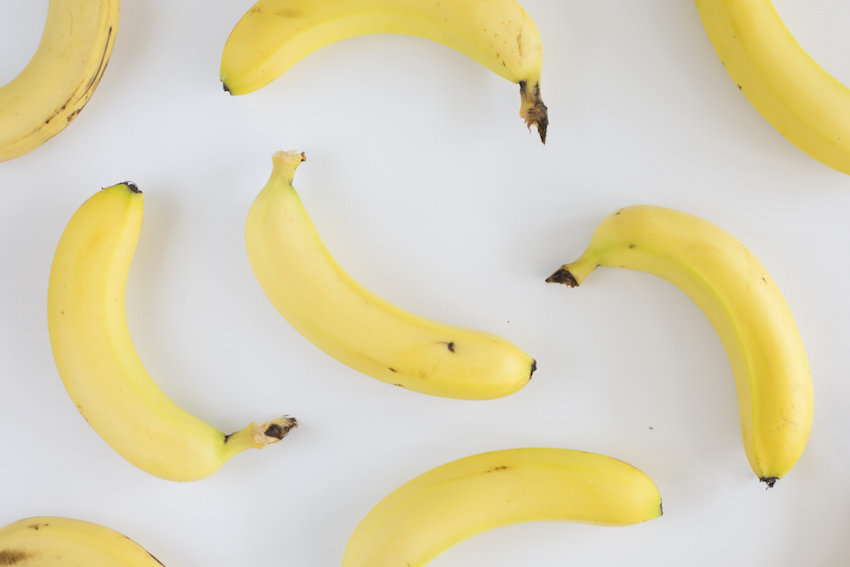
%> input picture images/banana13.jpg, 850 x 567 px
$ octave banana_finder.m   (GNU Octave 9; MATLAB toolbox functions it lacks are replaced by stand-ins)
%> lines starting %> are read from the running program, lines starting %| are printed output that depends on the picture; in (x1, y1, x2, y2) boxes, pixels count from 0 and x2, y2 are one past the last pixel; in counts of white or black regions, pixels touching at a corner belong together; the program's own positions count from 1
clear all
fontSize = 9;

% Read the image file as RGB
pic = imread('images/banana13.jpg');
%> pic is the input picture: size 567x850x3 uint8; mean R, G, B 219.6, 212, 180.5
% Calculate the number of pixels to correct erode and dilation kernel sizes
[num_pixels_1, num_pixels_2, xxx] = size(pic);
%> num_pixels_1 = 567; num_pixels_2 = 850; xxx = 3
num_pixels = (num_pixels_1 * num_pixels_2);
%> num_pixels = 481950
coeff = sqrt(num_pixels/250000);
%> coeff = 1.39

% Convert the image to hsv
pic_gray = rgb2gray(pic);
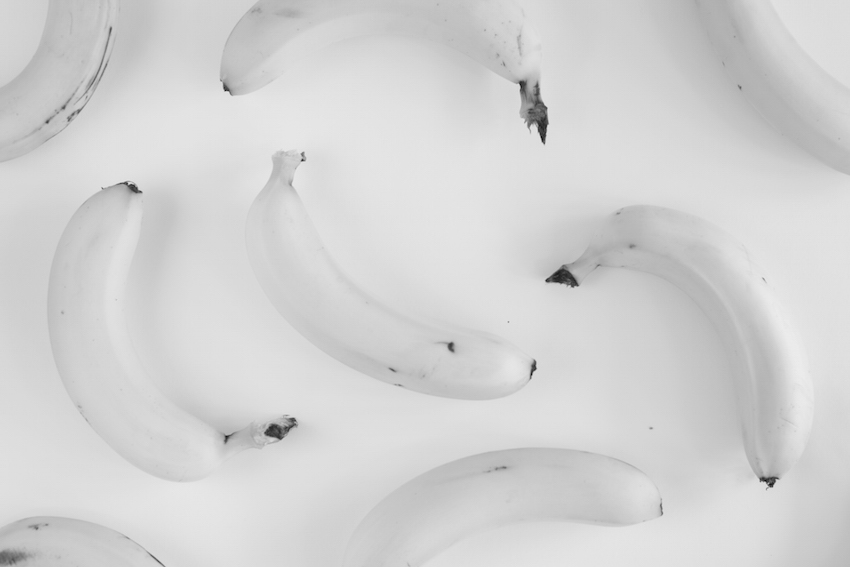
%> pic_gray: size 567x850 uint8; min 7, max 237, mean 210.6
pic_hsv = rgb2hsv(pic);
%> pic_hsv: size 567x850x3 double; mean H, S, V 0.287, 0.186, 0.866
h_pic = pic_hsv(:,:,1);
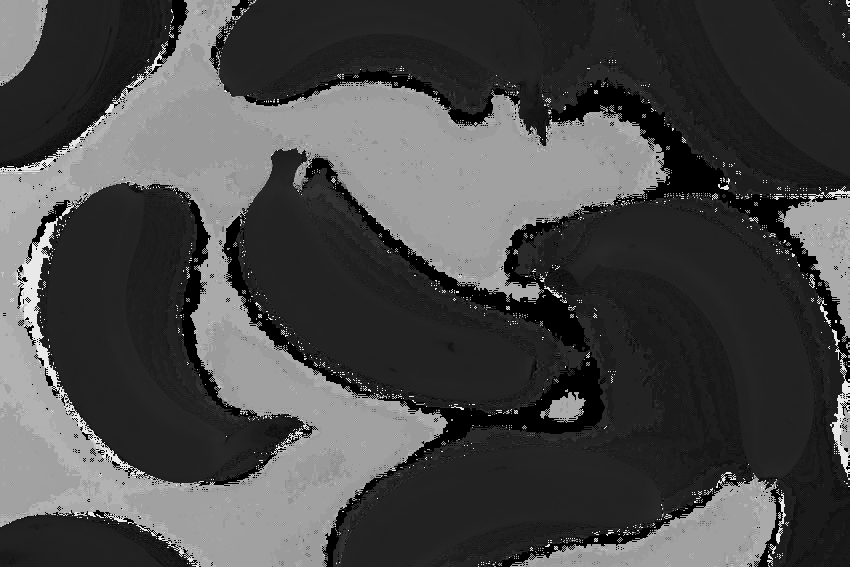
%> h_pic: size 567x850 double; min 0, max 0.997, mean 0.287
s_pic = pic_hsv(:,:,2);
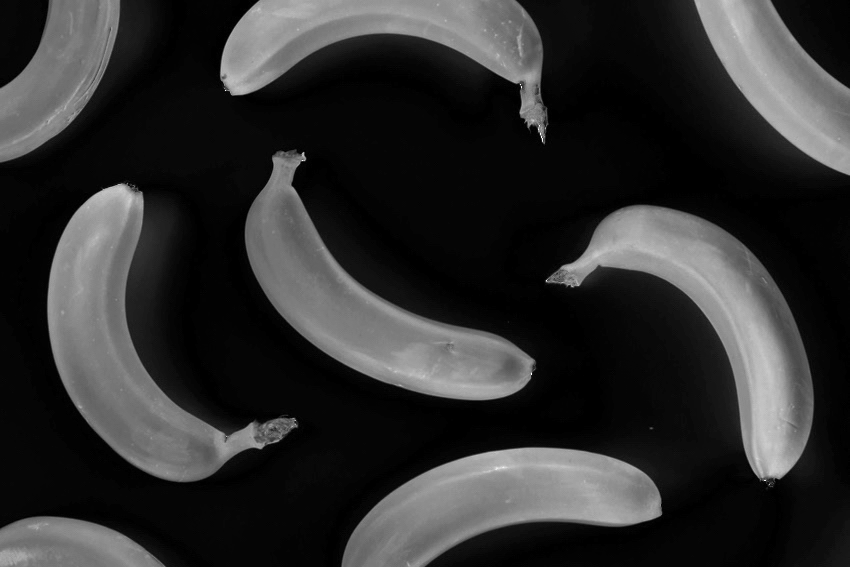
%> s_pic: size 567x850 double; min 0, max 1, mean 0.186
v_pic = pic_hsv(:,:,3);
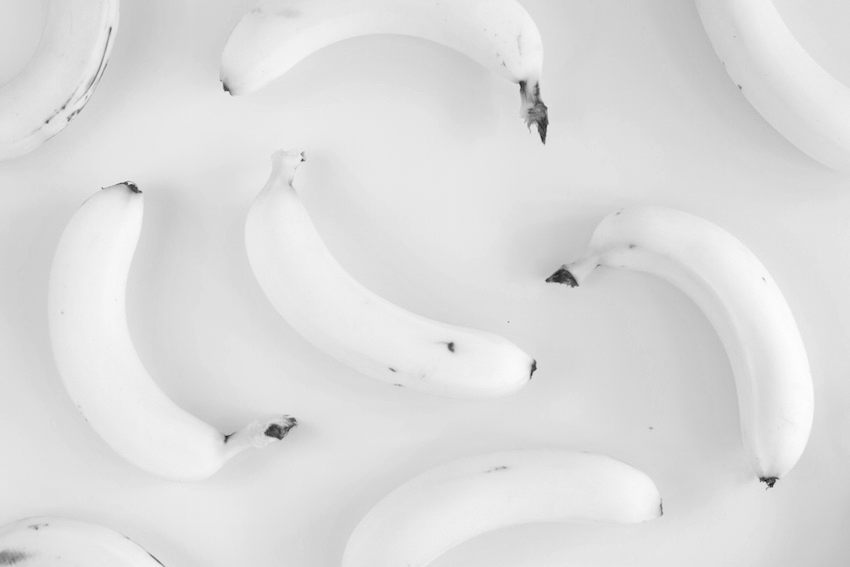
%> v_pic: size 567x850 double; min 0.0745, max 0.996, mean 0.866

% Define the thresholds that define the color yellow
% Those are larger than what is strictily defined as yellow so as to not
% risk missing any pixel. A second mask is applied later on to remove any
% other colors.
hueThresholdLow = 0.10;
hueThresholdHigh = 0.14;
saturationThresholdLow = 0.4;
saturationThresholdHigh = 1;
valueThresholdLow = 0.6;
valueThresholdHigh = 1.0;

% Define the size of the smallest acceptable area.
% Smaller areas will be removed.
smallestAcceptableArea=round(1000*coeff);
%> smallestAcceptableArea = 1388

% Define a mask for each hsv component with the thresholds.
hueMask = (h_pic >= hueThresholdLow) & (h_pic <= hueThresholdHigh);
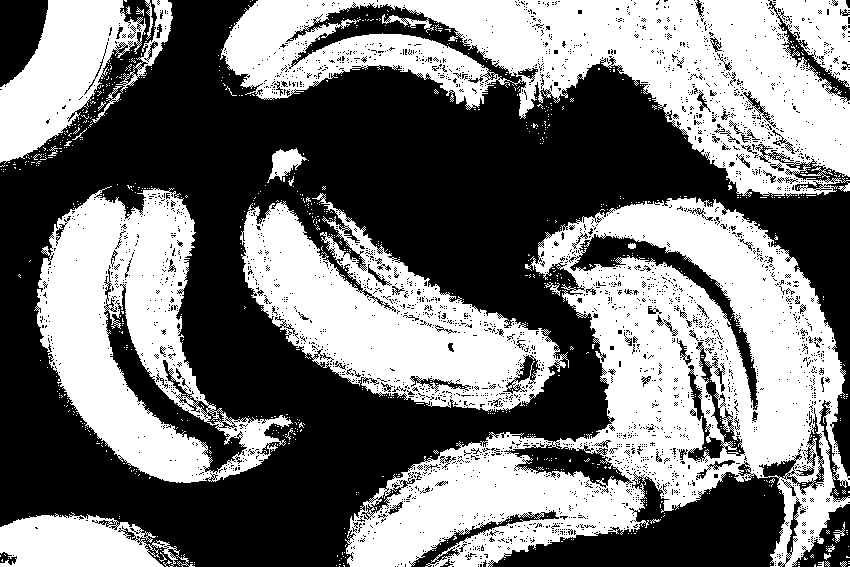
%> hueMask: size 567x850 logical; 46.8% white; 857 white regions (831 under 20 px), largest, box (x1, y1, x2, y2) and area: (345, 197, 850, 567) 78960, (220, 0, 850, 198) 58655, (34, 186, 293, 483) 32995
saturationMask = (s_pic >= saturationThresholdLow) & (s_pic <= saturationThresholdHigh);
%> saturationMask: size 567x850 logical; 28.9% white; 66 white regions (53 under 20 px), largest, box (x1, y1, x2, y2) and area: (48, 184, 269, 481) 24593, (246, 152, 535, 400) 22748, (342, 448, 662, 567) 22046
valueMask = (v_pic >= valueThresholdLow) & (v_pic <= valueThresholdHigh);
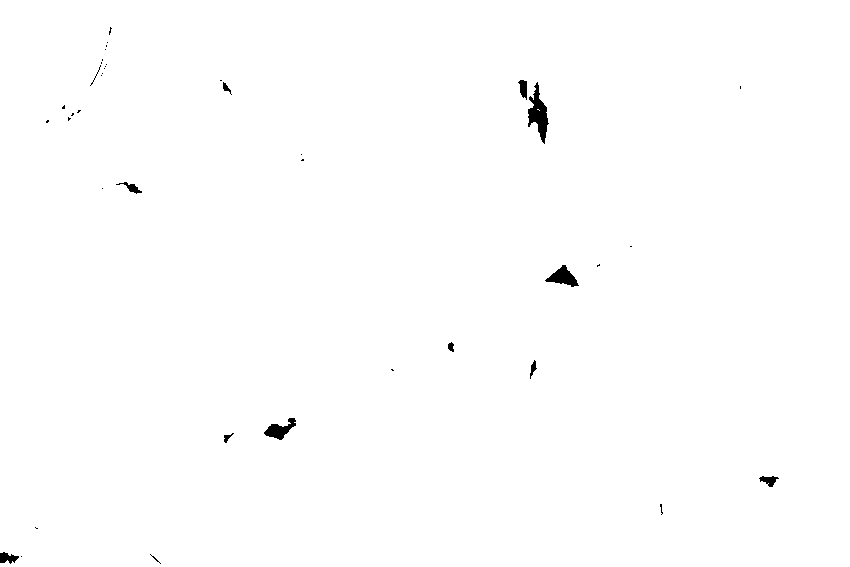
%> valueMask: size 567x850 logical; 99.6% white; 40 black regions (28 under 20 px), largest, box (x1, y1, x2, y2) and area: (528, 82, 549, 144) 602, (545, 265, 579, 287) 361, (264, 418, 296, 440) 328
% The final mask is a the intersection of the three above
coloredObjectsMask = uint8(hueMask & saturationMask & valueMask);
%> coloredObjectsMask: size 567x850 uint8; values 0 (black) and 1 (white), 23.5% white; 318 white regions (301 under 20 px), largest, box (x1, y1, x2, y2) and area: (246, 202, 530, 400) 19115, (48, 191, 211, 481) 18596, (346, 450, 648, 567) 16821

% Remove small objects.
coloredObjectsMask = uint8(bwareaopen(coloredObjectsMask, smallestAcceptableArea));
subplot(3, 3, 1);
imshow(coloredObjectsMask, []);
caption = sprintf('Objects of %d Pixels Removed', smallestAcceptableArea);
%> caption = 'Objects of 1388 Pixels Removed'
title(caption, 'FontSize', fontSize);
fontSize = 13;

% Close holes with imclose() to obtain a smoother image.
structuringElement = strel('disk', round(11*coeff));
%> structuringElement = {Dimensionality 2}
coloredObjectsMask = imclose(coloredObjectsMask, structuringElement);
%> coloredObjectsMask: size 567x850 uint8; values 0 (black) and 1 (white), 26% white; 8 white regions, largest, box (x1, y1, x2, y2) and area: (246, 202, 530, 400) 21325, (48, 191, 211, 481) 19949, (594, 206, 811, 478) 19244
subplot(3, 3, 2);
imshow(coloredObjectsMask, []);
title('Border smoothed', 'FontSize', fontSize);

% Fill in any holes, since they are also likely to be yellow.
coloredObjectsMask = imfill(logical(coloredObjectsMask), 'holes');
subplot(3, 3, 3);
imshow(coloredObjectsMask, []);
title('Regions Filled', 'FontSize', fontSize);

% Filter the original image in gray scale
filtered_image = uint8(double(pic_gray).*double(coloredObjectsMask));
% Apply Sobel border detection with low sensitivity
out_border = edge(coloredObjectsMask, 'sobel');
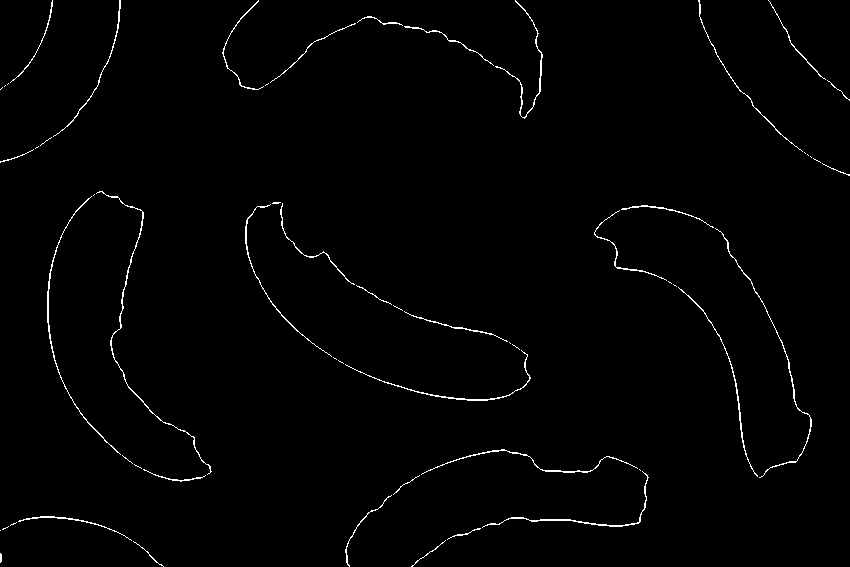
%> out_border: size 567x850 logical; 1.2% white in thin lines or dots
%> (the run ends here)

$ run again, with images/banana3.jpg copied over images/banana13.jpg
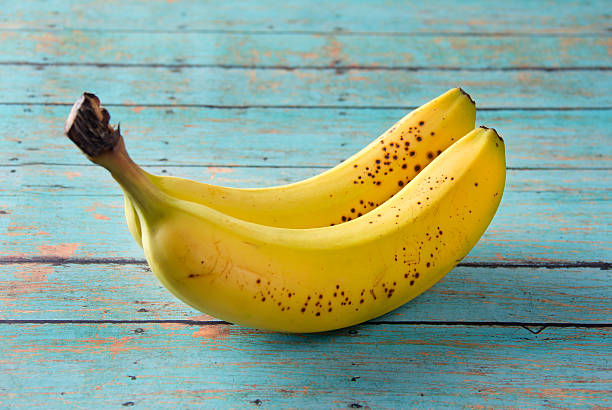
%> input picture images/banana3.jpg, 612 x 410 px
%> pic is the input picture: size 410x612x3 uint8; mean R, G, B 145.9, 166.7, 139.3
%> pic_hsv: size 410x612x3 double; mean H, S, V 0.39, 0.414, 0.711
%> `hueMask = (h_pic >= hueThresholdLow) & (h_pic <= hueThresholdHigh);`:
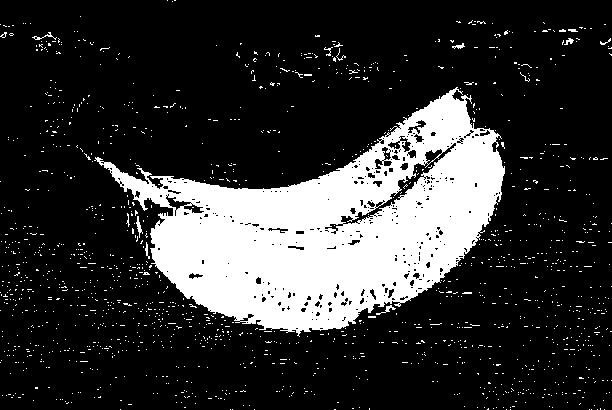
%> hueMask: size 410x612 logical; 20.2% white; 1454 white regions (1442 under 20 px), largest, box (x1, y1, x2, y2) and area: (94, 87, 505, 337) 47000, (136, 216, 143, 238) 59, (376, 305, 396, 315) 52
%> saturationMask: size 410x612 logical; 36.2% white; 1197 white regions (1098 under 20 px), largest, box (x1, y1, x2, y2) and area: (68, 88, 612, 410) 76069, (477, 97, 612, 136) 1702, (23, 324, 128, 347) 920
%> valueMask: size 410x612 logical; 79.9% white; 562 black regions (495 under 20 px), largest, box (x1, y1, x2, y2) and area: (0, 246, 612, 410) 36261, (65, 92, 419, 232) 5001, (217, 59, 612, 75) 1750
%> `out_border = edge(coloredObjectsMask, 'sobel');`:
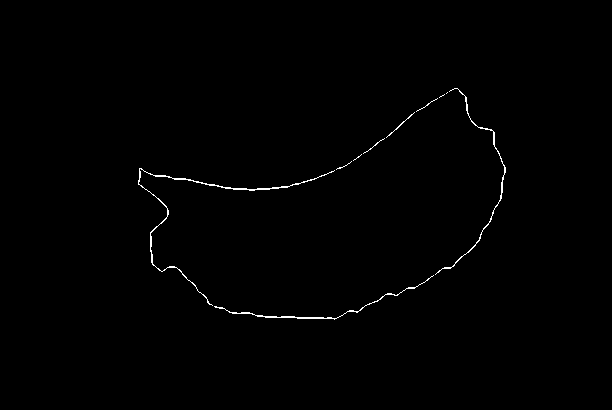
%> out_border: size 410x612 logical; 0.55% white in thin lines or dots, all inside (x1, y1, x2, y2) = (138, 88, 506, 320)
